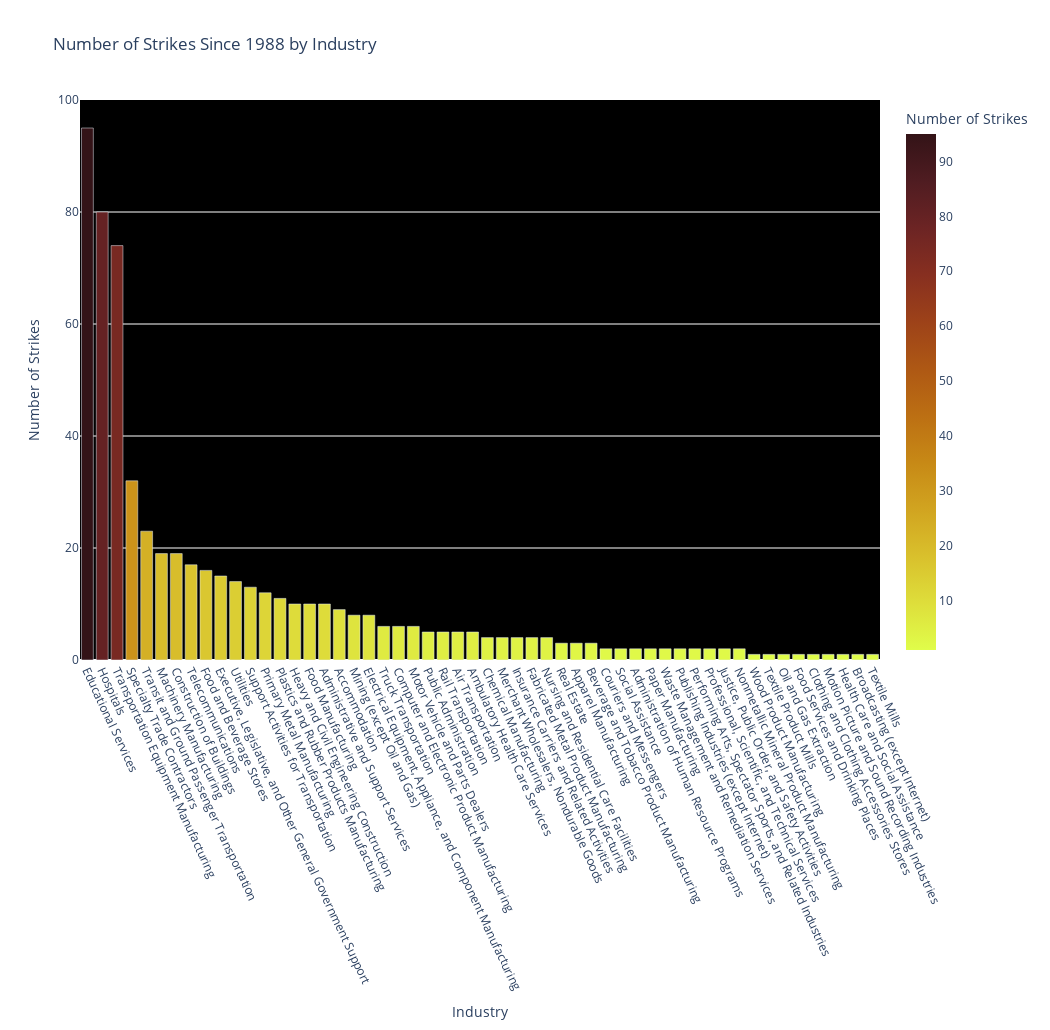

Source (notebook cell):
### Markdown cell above
## Strikes by Industry:

### Code cell
#Bar chart of number of strikes by Industry since 1988:
fig = px.bar(industryCounts, x='Industry', y='Counts',
             hover_data=['Counts', 'Industry'], color='Counts',
             labels={'Counts':'Number of Strikes'},
             height=1030, width = 1050, color_continuous_scale = 'solar_r',
            title = 'Number of Strikes Since 1988 by Industry', orientation = 'v')
fig.update_xaxes(
        tickangle = 65)
fig.update_layout(plot_bgcolor = 'black')
fig.show()
#Do states with lower minimum wage tend to have more strikes?

### Figure 1 — Plotly figure (JSON) as saved in the notebook; plotly's stock layout.template omitted (floating-point values rounded to 4 significant figures)
{"data": [{"alignmentgroup": "True", "hovertemplate": "Industry=%{x}<br>Number of Strikes=%{marker.color}<extra></extra>", "legendgroup": "", "marker": {"color": [95, 80, 74, 32, 23, 19, 19, 17, 16, 15, 14, 13, 12, 11, 10, 10, 10, 9, 8, 8, 6, 6, 6, 5, 5, 5, 5, 4, 4, 4, 4, 4, 3, 3, 3, 2, 2, 2, 2, 2, 2, 2, 2, 2, 2, 1, 1, 1, 1, 1, 1, 1, 1, 1], "coloraxis": "coloraxis"}, "name": "", "offsetgroup": "", "orientation": "v", "showlegend": false, "textposition": "auto", "type": "bar", "x": ["Educational Services", "Hospitals", "Transportation Equipment Manufacturing", "Specialty Trade Contractors", "Transit and Ground Passenger Transportation", "Machinery Manufacturing", "Construction of Buildings", "Telecommunications", "Food and Beverage Stores ", "Executive, Legislative, and Other General Government Support ", "Utilities ", "Support Activities for Transportation", "Primary Metal Manufacturing", "Plastics and Rubber Products Manufacturing", "Heavy and Civil Engineering Construction", "Food Manufacturing", "Administrative and Support Services", "Accommodation", "Mining (except Oil and Gas)", "Electrical Equipment, Appliance, and Component Manufacturing", "Truck Transportation", "Computer and Electronic Product Manufacturing", "Motor Vehicle and Parts Dealers ", "Public Administration", "Rail Transportation", "Air Transportation", "Ambulatory Health Care Services", "Chemical Manufacturing", "Merchant Wholesalers, Nondurable Goods ", "Insurance Carriers and Related Activities", "Fabricated Metal Product Manufacturing", "Nursing and Residential Care Facilities", "Real Estate", "Apparel Manufacturing", "Beverage and Tobacco Product Manufacturing", "Couriers and Messengers", "Social Assistance", "Administration of Human Resource Programs ", "Paper Manufacturing", "Waste Management and Remediation Services", "Publishing Industries (except Internet)", "Performing Arts, Spectator Sports, and Related Industries", "Professional, Scientific, and Technical Services", "Justice, Public Order, and Safety Activities ", "Nonmetallic Mineral Product Manufacturing", "Wood Product Manufacturing", "Textile Product Mills", "Oil and Gas Extraction", "Food Services and Drinking Places", "Clothing and Clothing Accessories Stores ", "Motion Picture and Sound Recording Industries", "Health Care and Social Assistance", "Broadcasting (except Internet)", "Textile Mills"], "xaxis": "x", "y": [95, 80, 74, 32, 23, 19, 19, 17, 16, 15, 14, 13, 12, 11, 10, 10, 10, 9, 8, 8, 6, 6, 6, 5, 5, 5, 5, 4, 4, 4, 4, 4, 3, 3, 3, 2, 2, 2, 2, 2, 2, 2, 2, 2, 2, 1, 1, 1, 1, 1, 1, 1, 1, 1], "yaxis": "y"}], "layout": {"barmode": "relative", "coloraxis": {"colorbar": {"title": {"text": "Number of Strikes"}}, "colorscale": [[0, "rgb(224, 253, 74)"], [0.09091, "rgb(222, 222, 59)"], [0.1818, "rgb(217, 192, 44)"], [0.2727, "rgb(209, 164, 32)"], [0.3636, "rgb(199, 137, 22)"], [0.4545, "rgb(188, 111, 19)"], [0.5455, "rgb(174, 88, 20)"], [0.6364, "rgb(157, 66, 25)"], [0.7273, "rgb(135, 47, 32)"], [0.8182, "rgb(108, 36, 36)"], [0.9091, "rgb(79, 28, 33)"], [1, "rgb(51, 19, 23)"]]}, "height": 1030, "legend": {"tracegroupgap": 0}, "plot_bgcolor": "black", "title": {"text": "Number of Strikes Since 1988 by Industry"}, "width": 1050, "xaxis": {"anchor": "y", "domain": [0, 1], "tickangle": 65, "title": {"text": "Industry"}}, "yaxis": {"anchor": "x", "domain": [0, 1], "title": {"text": "Number of Strikes"}}}}
